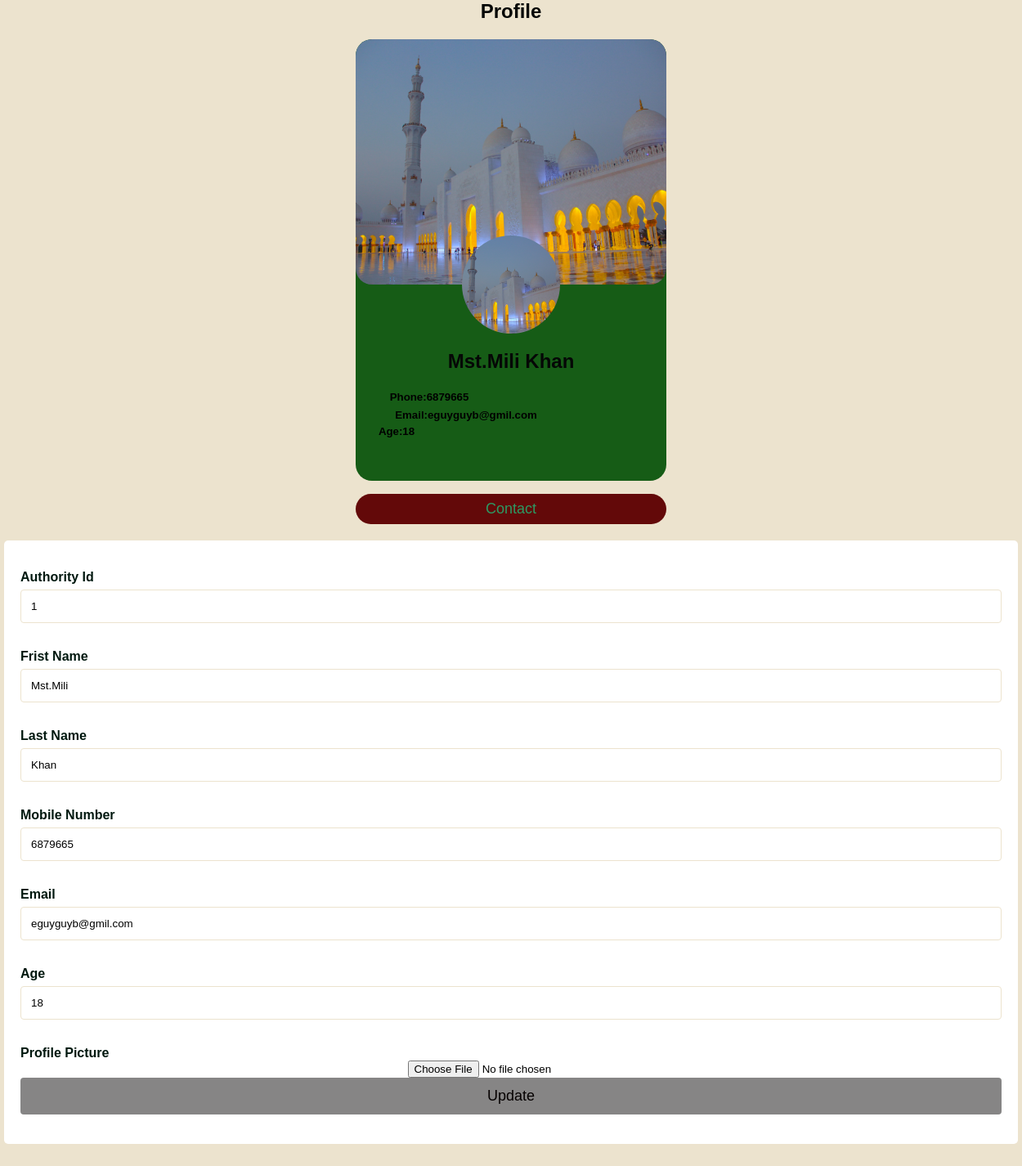
The app's page /editAuthority/1 with its own data.
### myApp/models.py (models this page shows, shortened)
class Authority_Model(models.Model):
    First_Name=models.CharField(max_length=100)
    Last_Name=models.CharField(max_length=100)
    Mobile=models.CharField(max_length=100)
    Email=models.CharField(max_length=100)
    Age=models.CharField(max_length=100)
    myImage=models.ImageField(upload_to="media/profile_pic", null=True)

### myProject/views.py (the view)
# urls.py: path('editAuthority/<str:myid>',editAuthority,name="editAuthority"),
def editAuthority(request,myid):
    Authority=Authority_Model.objects.filter(id=myid)
    context={
        "Authority":Authority,
             }
    return render(request,"editaut.html",context)

### template/editaut.html (shortened to what this page needs)
  </head>
  {%load static %}
  <body>
  <h2 style="text-align:center"> Profile </h2>
  {% for i in Authority %}
  <div class="card">
    <div class="card_cover">
      <img src="{{i.myImage.url}}" alt="myprofile">
    </div>
    <div class="card_img">
        <img src="{{i.myImage.url}}" alt="user-image">
    </div>
    <div class="card_info">
          <h2>{{i.First_Name}} {{i.Last_Name}} </h2>
         <div class="p_e_box">
          <h5 class="phone">Phone:{{i.Mobile}}</h5>
          <h5 class="email">Email:{{i.Email}}</h5>
          <h5 class="Age">Age:{{i.Age}}</h5>
        </div>
    </div>
</div>
    <p><button>Contact</button></p>
<div class="container">
    <form action=" {% url 'updateAuthority' %} " method='post'enctype="multipart/form-data">
    <form>
      <label for="fname">Authority Id</label>
      <input type="text" id="fname" value="{{i.id}}" name="aut" placeholder="Your Id..">
      <label for="lastname">Frist Name</label>
      <input type="text" id="lname" value="{{i.First_Name}}" name="firstname" placeholder="Your name..">
      <label for="Mobile">Last Name</label>
      <input type="text" id="mobile_num" value="{{i.Last_Name}}" name="lastname" placeholder="Your last name..">
      <label for="Mobile">Mobile Number</label>
      <input type="text" id="mobile_num" value="{{i.Mobile}}" name="mobile" placeholder="Your mobile number..">
      <label for="email">Email</label>
      <input type="text" id="s_email" value="{{i.Email}}" name="email" placeholder="Your email..">
      <label for="age">Age</label>
      <input type="text" id="s_age" value="{{i.Age}}" name="age" placeholder="Your age..">
      <label for="">Profile Picture</label>
      <input type="file" id="Profile_pic" name="Profile_pic" placeholder="Your pic..">
      <input type="submit" value="Update">
    </form>
  </div>
{%endfor%}

### template/editaut.html (style rules this page uses)
.card { border-radius: 6px; max-width: 380px; text-align: center; margin-top: 60px; background-color: rgb(22, 92, 22); position: relative; margin: auto; border-radius: 20px; }
.card_cover img { width: 100%; height: 300px; object-fit: cover; border-radius: 20px; }
.card_img { width: 120px; height: 120px; overflow: hidden; border-radius: 50%; margin: -60px auto 0; }
.card_img img { width: 100%; height: 100%; object-fit: cover; }
.card_info { padding-bottom: 20px; }
h5.phone { margin-bottom: -15px; margin-left: -200px; }
h5.Age { margin-top: -17px; margin-left: -280px; }
h5.email { margin-left: -110px; }
.p_e_box { padding-bottom: 10px; }
button { border: none; outline: 0; display: inline-block; padding: 8px; color: rgb(45, 153, 99); background-color: #630909; text-align: center; cursor: pointer; width:380px; font-size: 18px; border-radius: 20px; }
body { font-family: 'Arial', sans-serif; margin: 0; padding: 0; background-color: #ECE3CE; height: 1500px; }
.container { max-width: 1200px; margin: 20px auto; padding: 20px; background-color: #ecf0f1; border-radius: 8px; }
h2 { color: #000000; }
body { font-family: Arial, Helvetica, sans-serif; text-align: center; background-color: #ECE3CE; }
h2 { color: #050706; }
.container { border-radius: 5px; background-color: #ffffff; padding: 20px; width: 300%; margin: 20px auto; }
label { display: block; margin-top: 16px; color: #00180f; font-weight: bold; text-align: left; }
input[type=text] { width: 100%; padding: 12px; border: 1px solid #ECE3CE; border-radius: 4px; box-sizing: border-box; margin-top: 6px; margin-bottom: 16px; resize: vertical; }
input[type=submit] { background-color: rgb(134, 133, 133); color: rgb(5, 0, 0); font-size: large; padding: 12px 20px; border: none; border-radius: 4px; cursor: pointer; width: 100%; }

### records on screen
Authority_Model: myImage (picture), First_Name "Mst.Mili", Last_Name "Khan", Mobile "6879665", Email "eguyguyb@gmil.com", Age "18", aut "1", firstname "Mst.Mili", lastname "Khan", mobile "6879665", email "eguyguyb@gmil.com", age "18"
